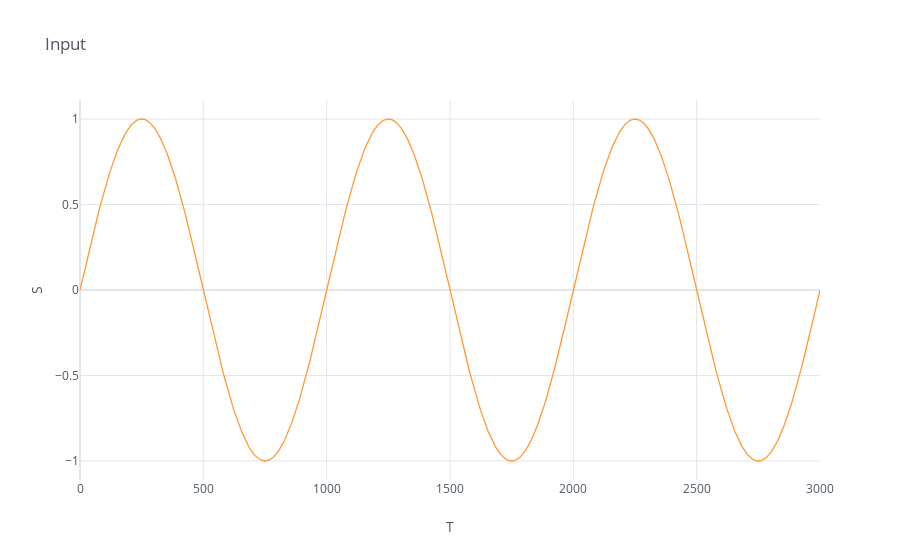
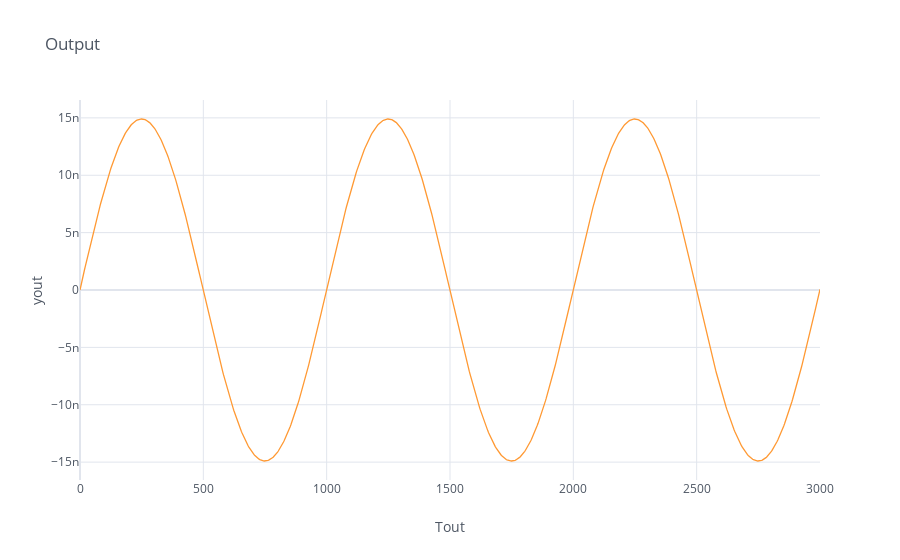

Notebook code for these charts, in order:
### Code cell
# Система всегда устойчива, так как по критерию Гурвица для (a+1)*λ+1=0: Единственный главный минор 1 > 0
w = 0.001
T = np.linspace(0, 3.0/w, 1001)
S = [sin(t * 2*pi*w) for t in T]
Tout, yout, xout = signal.lsim(transfer_func, S, T)

df_i = pd.DataFrame(S, index=T)
df_i.iplot(mode='lines', xTitle='T', yTitle='S', title='Input')

df_o = pd.DataFrame(yout, index=Tout)
df_o.iplot(mode='lines', xTitle='Tout', yTitle='yout', title='Output')

### Figure 1 — Plotly figure (JSON) as saved in the notebook; plotly's stock layout.template omitted (floating-point values rounded to 4 significant figures; data arrays with more than 128 entries replaced by an {"elided": "..."} marker saying what was removed)
{"data": [{"line": {"color": "rgba(255, 153, 51, 1.0)", "dash": "solid", "shape": "linear", "width": 1.3}, "mode": "lines", "name": "0", "text": "", "type": "scatter", "x": {"elided": "1001 int values"}, "y": {"elided": "1001 float values"}}], "layout": {"legend": {"bgcolor": "#FFFFFF", "font": {"color": "#4D5663"}}, "paper_bgcolor": "#FFFFFF", "plot_bgcolor": "#FFFFFF", "title": {"font": {"color": "#4D5663"}, "text": "Input"}, "xaxis": {"gridcolor": "#E1E5ED", "showgrid": true, "tickfont": {"color": "#4D5663"}, "title": {"font": {"color": "#4D5663"}, "text": "T"}, "zerolinecolor": "#E1E5ED"}, "yaxis": {"gridcolor": "#E1E5ED", "showgrid": true, "tickfont": {"color": "#4D5663"}, "title": {"font": {"color": "#4D5663"}, "text": "S"}, "zerolinecolor": "#E1E5ED"}}}

### Figure 2 — Plotly figure (JSON) as saved in the notebook; plotly's stock layout.template omitted (floating-point values rounded to 4 significant figures; data arrays with more than 128 entries replaced by an {"elided": "..."} marker saying what was removed)
{"data": [{"line": {"color": "rgba(255, 153, 51, 1.0)", "dash": "solid", "shape": "linear", "width": 1.3}, "mode": "lines", "name": "0", "text": "", "type": "scatter", "x": {"elided": "1001 int values"}, "y": {"elided": "1001 float values"}}], "layout": {"legend": {"bgcolor": "#FFFFFF", "font": {"color": "#4D5663"}}, "paper_bgcolor": "#FFFFFF", "plot_bgcolor": "#FFFFFF", "title": {"font": {"color": "#4D5663"}, "text": "Output"}, "xaxis": {"gridcolor": "#E1E5ED", "showgrid": true, "tickfont": {"color": "#4D5663"}, "title": {"font": {"color": "#4D5663"}, "text": "Tout"}, "zerolinecolor": "#E1E5ED"}, "yaxis": {"gridcolor": "#E1E5ED", "showgrid": true, "tickfont": {"color": "#4D5663"}, "title": {"font": {"color": "#4D5663"}, "text": "yout"}, "zerolinecolor": "#E1E5ED"}}}
